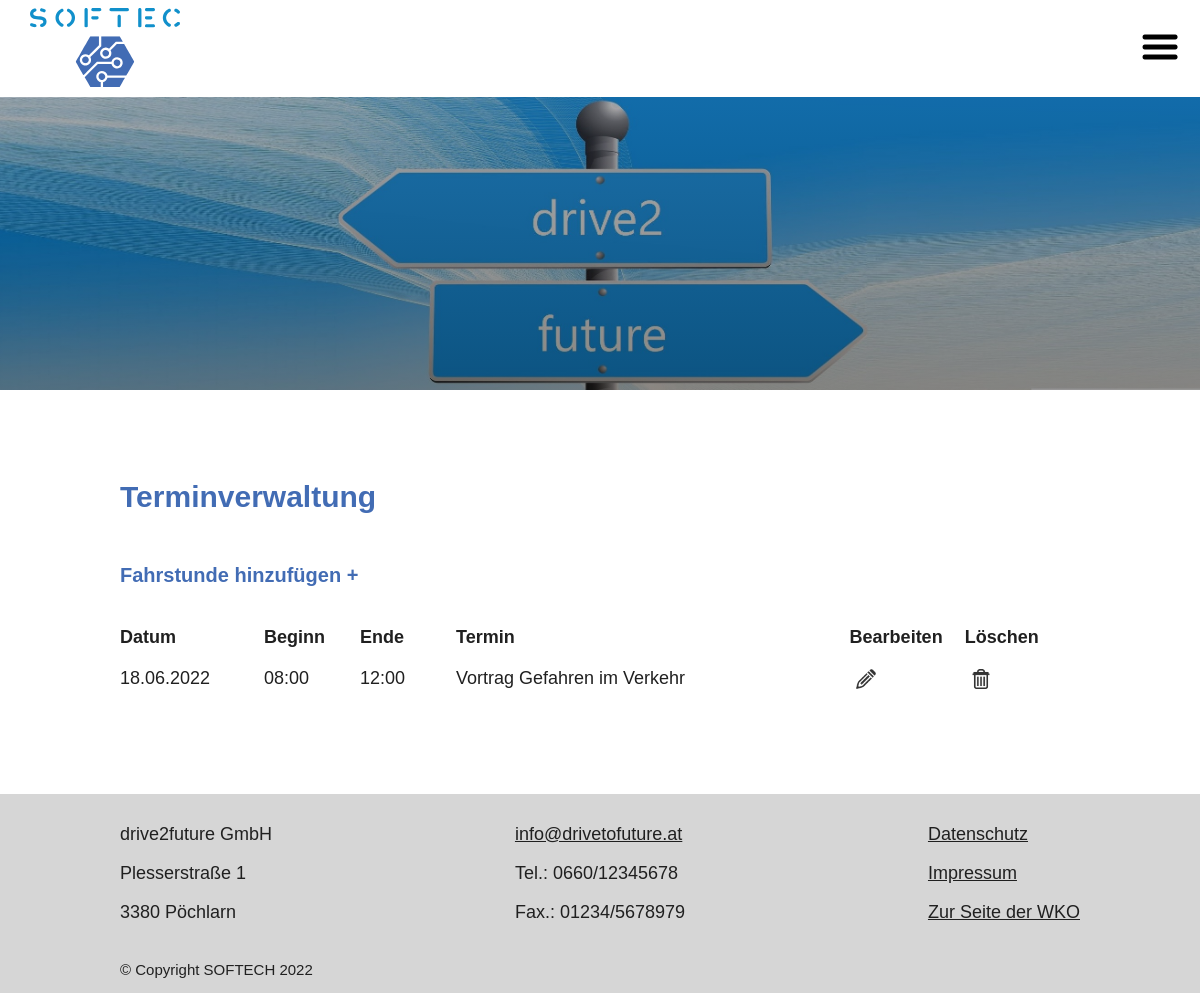
Page /views/appointmentManagement.php (signed in) on the committed database.
### tables this page shows
CREATE TABLE `appointments` (
    `id_appointment` int(11) NOT NULL,
    `date` date NOT NULL,
    `begin_time` time NOT NULL,
    `end_time` time NOT NULL,
    `description` TEXT NOT NULL,
    `appointment_types_id_a_type` int(11) NOT NULL,
    `rooms_id_room` int(11) NOT NULL,
    `class_id_class` int(11) NOT NULL
  );

### lib/user_role.php (called while the page is built, shortened)
<?php
require_once __DIR__ . '/../models/login.php';
if (isset($_SESSION['user_session']) || isset($_SESSION['userId'])) {
  $userId = $_SESSION['user_session'];
  $userId = str_replace('_loggedIn', '', $userId);
  $user_role = check_user_role($userId);
  $role = $user_role['r_type'];
}
switch ($role) {
  case 'EMPLOYEE':
      $user_employee = true;
      break;
}

### models/db_connection.php (called while the page is built, shortened)
<?php
function get_db()
{
  static $db;
  if ($db instanceof PDO) {
    return $db;
  }
  $dsn = sprintf('mysql:host=%s;dbname=%s;', DB_HOST, DB_NAME);
  $db = new PDO($dsn, DB_USER, DB_PASS);
  return $db;
}

### models/login.php (called while the page is built, shortened)
<?php
require_once __DIR__ . '/db_connection.php';
function check_user_role(string $userId)
{
  $sql_check_user_role = 'SELECT `id_user`, `roles_id_role`, `roles`.`id_role`, `roles`.`r_type`
                          FROM `users`, `roles`
                          WHERE `id_user` = :userId
                          AND `roles`.`id_role` = `roles_id_role`';
  $stmt_check_user_role = get_db()->prepare($sql_check_user_role);
  $stmt_check_user_role->execute([':userId' => $userId]);
  $res_check_user_role = $stmt_check_user_role->fetch(PDO::FETCH_ASSOC);
  return $res_check_user_role;
}

### models/appointments.php (called while the page is built, shortened)
<?php
require_once __DIR__ . '/db_connection.php';
function get_appointments_for_user($userid)
{
    $sql = "SELECT `date`,`begin_time`,`end_time`,`description`, `id_appointment`
    FROM drive2future.users_has_appointments uha
    join appointments a on uha.appointments_id_appointment = a.id_appointment
    where users_id_user = :userid
    order by date;";
    $getUserAppointment = get_db()->prepare($sql);
    $params = [":userid" => $userid];
    $getUserAppointment->execute($params);
    return $getUserAppointment->fetchAll();
}

### controllers/appointments.php (called while the page is built, shortened)
<?php
require_once __DIR__ . '/../lib/user_role.php';
require_once __DIR__ . '/../models/appointments.php';
$appointments_for_user = get_appointments_for_user(str_replace('_loggedIn', '', $_SESSION['user_session']));

### views/appointmentManagement.php (the view, shortened to what this page needs)
<?php
require_once __DIR__ . '/../lib/user_role.php';
require_once __DIR__ . '/../controllers/appointments.php';
?>
<!DOCTYPE html>
<html>
<?php require_once __DIR__ . '/partials/head.php' ?>
<body>
  <?php require_once __DIR__ . '/partials/navbar.php' ?>
  <div class="container">
    <h1>Terminverwaltung</h1>
    <?php
    if ($user_employee) { ?>
      <h2><a href="createAppointment.php">Fahrstunde hinzufügen +</a></h2>
    <?php } else if ($user_admin) {  ?>
      <h2><a href="createAppointment.php">Termin hinzufügen +</a></h2>
    <?php }
    ?>
    <?php if ($user_employee) : ?>
      <div class="app-item app-headlines">
        <div class="app-row">
          <div class="box-1">Datum</div>
          <div class="box-2">Beginn</div>
          <div class="box-3">Ende</div>
          <div class="box-4">Termin</div>
          <div class="box-5">Bearbeiten</div>
          <div class="box-6">Löschen</div>
        </div>
      </div>
      <?php foreach ($appointments_for_user as $app) : ?>
        <div class="app-item">
          <div class="app-row">
            <div class="box-1"><span>Datum: </span><?php echo date('d.m.Y', strtotime($app['date'])); ?></div>
            <div class="box-2"><span>Beginn: </span><?php echo date('H:i', strtotime($app['begin_time'])); ?></div>
            <div class="box-3"><span>Ende: </span><?php echo date('H:i', strtotime($app['end_time'])); ?></div>
            <div class="box-4"><span>Termin: </span><?php echo $app['description']; ?></div>
            <div class="box-5">
              <form action="editAppointment.php" method="post">
                <button <?php echo "name='edit-app' value='$app[id_appointment]'" ?>>
                  <a href="/drive2future">
                    <img src="/drive2future/assets/img/edit_icon.png" width="20" />
                  </a>
                </button>
              </form>
            </div>
            <div class="box-6">
              <form action="deleteAppConfirmation.php" method="post">
                <button <?php echo "name='delete-app' value='$app[id_appointment]'" ?>>
                  <a href="/drive2future">
                    <img src="/drive2future/assets/img/delete_icon.png" width="20" />
                  </a>
                </button>
              </form>
            </div>
          </div>
        </div>
      <?php endforeach ?>
    <?php endif ?>
  </div>
  <?php require_once __DIR__ . '/partials/footer.php' ?>
</body>
</html>

### assets/css/style.css (style rules this page uses)
body { font-size: 10px; font-family: Helvetica, sans-serif; color: #202020; margin: 0; }
body h1 { font-size: 3em; margin-bottom: 50px; color: #426cb4; }
body h2 { font-size: 2em; text-decoration: none; color: #426cb4; margin-bottom: 40px; }
body h2 a { text-decoration: none; color: #426cb4; }
body button { cursor: pointer; }
body .container { padding: 0 180px; margin-bottom: 80px; }
@media (max-width: 1200px) { body .container { padding: 0 120px; } }
body .container .app-item { display: flex; flex-direction: column; font-size: 1.8em; }
body .container .app-item.app-headlines { font-weight: bold; }
body .container .app-item .app-row { display: flex; flex-direction: row; margin-bottom: 20px; }
@media (min-width: 1151px) { body .container .app-item .app-row .box-1 { width: 15%; } }
@media (min-width: 1151px) { body .container .app-item .app-row .box-2, body .container .app-item .app-row .box-3 { width: 10%; } }
@media (min-width: 1151px) { body .container .app-item .app-row .box-5, body .container .app-item .app-row .box-6 { width: 12%; } }
@media (min-width: 1151px) { body .container .app-item .app-row .box-4 { width: 41%; } }
body .container .app-item .app-row .box-5 button, body .container .app-item .app-row .box-6 button, body .container .app-item .app-row .delete button, body .container .app-item .app-row .download button { background: none; border: none; }

### rows in the picture
appointments: date "18.06.2022", begin_time "08:00", end_time "12:00", description "Vortrag Gefahren im Verkehr", $app[id_appointment] 3 (drawn)
